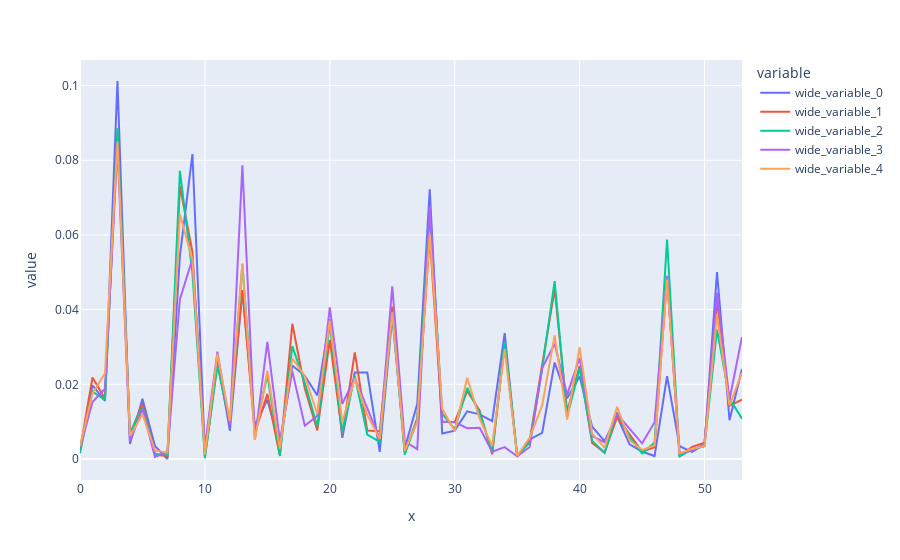

Notebook code for this chart:
### Code cell
y = [np.array(x1.iloc[0]),np.array(x1.iloc[1]),np.array(x1.iloc[2]),np.array(x1.iloc[3]),np.array(x1.iloc[4])]
fig = px.line(x=np.arange(x1.shape[1]), y=y)
fig.show()
